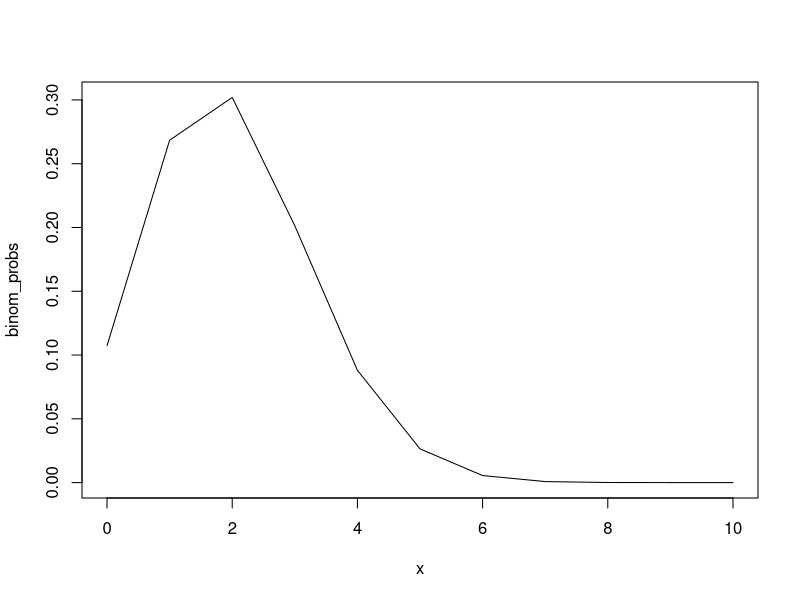
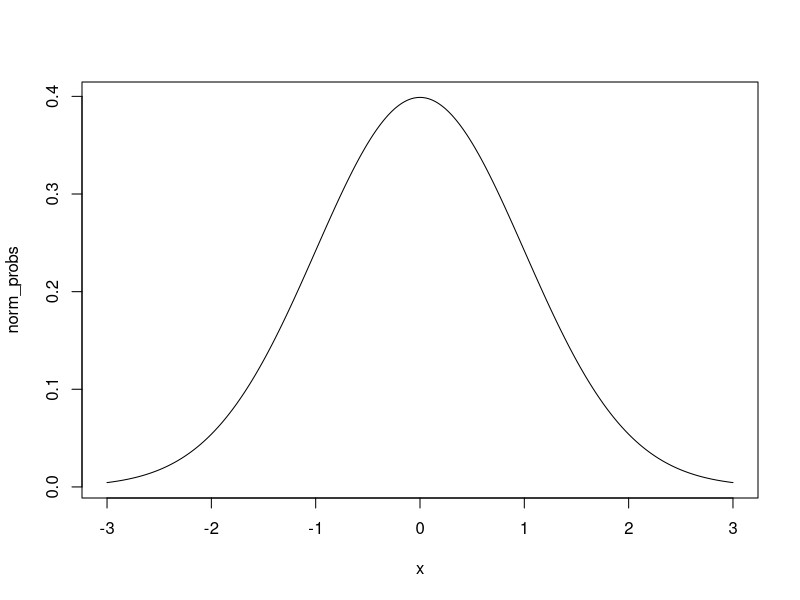

Generate these figures, in order, with R:

# 確率分布|R言語ではじめるプログラミングとデータ分析
# 馬場真哉


# 単純ランダムサンプリングのシミュレーション ------------------------------------------------------------

# 単純ランダムサンプリング
population <- rep(c(1,0), each = 5000)
sample(x = population, size = 1)

# 結果は毎回変わる
sample(x = population, size = 1)
sample(x = population, size = 1)

# 10サンプルを取得する
sample(x = population, size = 10)


# 乱数の種の指定 -----------------------------------------------------------------

# 乱数の種の指定
set.seed(1)
sample(x = population, size = 10)

set.seed(1)
sample(x = population, size = 10)


# 復元抽出と非復元抽出 --------------------------------------------------------------

# 復元抽出
set.seed(1)
population_2 <- c(1,0)
sample(x = population_2, size = 10, replace = TRUE)


# 二項分布 --------------------------------------------------------------------

## dbinom関数による二項分布の確率密度関数の実装

# 確率質量関数
dbinom(x = 3, size = 10, prob = 0.2)

# 以下の計算結果と同じ
p <- 0.2
n <- 10
x <- 3
choose(n, x) * p^x * (1 - p)^(n - x)

# 可視化
x <- 0:10
binom_probs <- dbinom(x = x, size = 10, prob = 0.2)
plot(x = x, y = binom_probs, type = "l")


## pbinom関数による累積分布関数の実装

# 累積確率
pbinom(q = 3, size = 10, prob = 0.2)

# 以下の計算結果と同じ
dbinom(x = 0, size = 10, prob = 0.2) +
  dbinom(x = 1, size = 10, prob = 0.2) +
  dbinom(x = 2, size = 10, prob = 0.2) +
  dbinom(x = 3, size = 10, prob = 0.2)


## qbinom関数による分位点の計算

# ある累積確率を取る点
qbinom(p = 0.8791261, size = 10, prob = 0.2)


## rbinom関数による乱数の生成

# 乱数の生成
set.seed(1)
rbinom(n = 1, size = 10, prob = 0.2)

set.seed(1)
rbinom(n = 5, size = 10, prob = 0.2)


# memo：R言語における乱数生成手法
runif(5)
?Random

# 正規分布 --------------------------------------------------------------------

## dnorm関数による確率密度関数の実装

# 確率密度関数
dnorm(x = 0.5, mean = 0, sd = 1)

# 以下の計算結果と同じ
x <- 0.5
mu <- 0
sigma <- 1
1 / (sqrt(2 * pi) * sigma) * exp(-((x - mu) ^ 2) / (2 * sigma ^ 2))

# 可視化
x <- seq(from = -3, to = 3, by = 0.01)
norm_probs <- dnorm(x = x, mean = 0, sd = 1)
plot(x = x, y = norm_probs, type = "l")


## qnorm関数による累積分布関数の実装

# 累積確率
pnorm(q = 0.5, mean = 0, sd = 1)


## qnorm関数による分位点の実装

# ある累積確率を取る点
qnorm(p = 0.975, mean = 0, sd = 1)


## rnorm関数による乱数の生成

# 乱数の生成
set.seed(1)
rnorm(n = 5, mean = 0, sd = 1)


# その他の確率分布 ----------------------------------------------------------------

# ポアソン分布
ppois(q = 2, lambda = 5)

# t分布
pt(q = 1, df = 3)

# F分布
pf(q = 1, df1 = 2, df2 = 2)

# χ二乗分布
pchisq(q = 2, df = 5)


